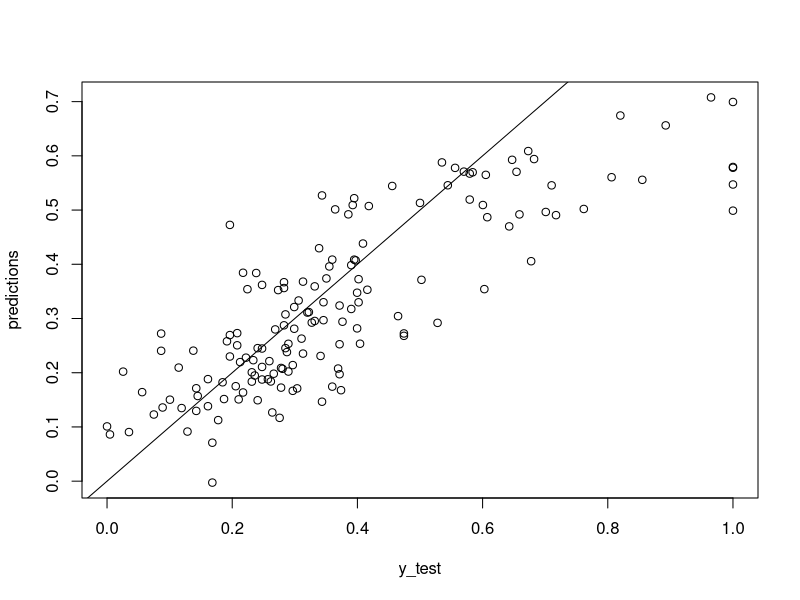

Recreate this plot in R.
# Load necessary libraries and data
library(MASS)
data(Boston)

# Normalize function
normalize <- function(x) {
  (x - min(x)) / (max(x) - min(x))
}

# Splitting data into training and test sets
set.seed(123)
train_idx <- sample(1:nrow(Boston), nrow(Boston)*0.7)

train_data <- Boston[train_idx, ]
test_data <- Boston[-train_idx, ]

X_train <- as.matrix(train_data[, -14]) # Excluding 'medv'
y_train <- train_data$medv
X_test <- as.matrix(test_data[, -14])   # Excluding 'medv'
y_test <- test_data$medv

# Normalize data
X_train <- apply(X_train, 2, normalize)
y_train <- normalize(y_train)
X_test <- apply(X_test, 2, normalize)
y_test <- normalize(y_test)

# Initialize parameters
n_input <- 13
n_hidden <- 10
n_output <- 1

W1 <- matrix(runif(n_input * n_hidden, -1, 1), n_input)
b1 <- matrix(runif(n_hidden), n_hidden)
W2 <- matrix(runif(n_hidden * n_output, -1, 1), n_hidden)
b2 <- matrix(runif(n_output), n_output)

sigmoid <- function(z) {
  1 / (1 + exp(-z))
}

sigmoid_prime <- function(z) {
  sigmoid(z) * (1 - sigmoid(z))
}

# Hyperparameters
learning_rate <- 0.0001
epochs <- 10000


# Training the network on training data
for(epoch in 1:epochs) {
  z1 <- X_train %*% W1 + matrix(rep(b1, nrow(X_train)), ncol = n_hidden, byrow = TRUE)
  a1 <- sigmoid(z1)
  
  z2 <- a1 %*% W2 + matrix(rep(b2, nrow(X_train)), ncol = n_output, byrow = TRUE)
  a2 <- z2
  
  delta2 <- a2 - y_train
  delta1 <- (delta2 %*% t(W2)) * sigmoid_prime(z1)
  
  W2_gradient <- t(a1) %*% delta2
  b2_gradient <- colSums(delta2)
  
  W1_gradient <- t(X_train) %*% delta1
  b1_gradient <- colSums(delta1)
  
  W2 <- W2 - learning_rate * W2_gradient
  b2 <- b2 - learning_rate * b2_gradient
  
  W1 <- W1 - learning_rate * W1_gradient
  b1 <- b1 - learning_rate * b1_gradient
}

# Prediction function
predict_nn <- function(X) {
  z1 <- X %*% W1 + matrix(rep(b1, nrow(X)), ncol = n_hidden, byrow = TRUE)
  a1 <- sigmoid(z1)
  
  z2 <- a1 %*% W2 + matrix(rep(b2, nrow(X)), ncol = n_output, byrow = TRUE)
  return(z2)
}

# Predict on the test set
predictions <- predict_nn(X_test)

# Calculate RMSE
RMSE <- sqrt(mean((predictions - y_test)^2))

print(RMSE)

plot(y_test, predictions)
abline(a = 0, b = 1)

